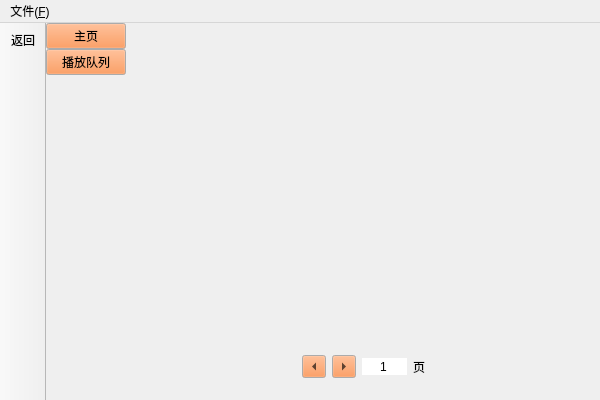
<?xml version="1.0" encoding="UTF-8"?>
<ui version="4.0">
 <class>MainWindowClass</class>
 <widget class="QMainWindow" name="MainWindowClass">
  <property name="geometry">
   <rect>
    <x>0</x>
    <y>0</y>
    <width>600</width>
    <height>400</height>
   </rect>
  </property>
  <property name="palette">
   <palette>
    <active>
     <colorrole role="Button">
      <brush brushstyle="SolidPattern">
       <color alpha="255">
        <red>255</red>
        <green>130</green>
        <blue>50</blue>
       </color>
      </brush>
     </colorrole>
    </active>
    <inactive>
     <colorrole role="Button">
      <brush brushstyle="SolidPattern">
       <color alpha="255">
        <red>255</red>
        <green>130</green>
        <blue>50</blue>
       </color>
      </brush>
     </colorrole>
    </inactive>
    <disabled>
     <colorrole role="Button">
      <brush brushstyle="SolidPattern">
       <color alpha="255">
        <red>255</red>
        <green>130</green>
        <blue>50</blue>
       </color>
      </brush>
     </colorrole>
    </disabled>
   </palette>
  </property>
  <property name="windowTitle">
   <string>MainWindow</string>
  </property>
  <widget class="QWidget" name="centralWidget">
   <layout class="QHBoxLayout" name="horizontalLayout" stretch="0,1">
    <property name="spacing">
     <number>0</number>
    </property>
    <property name="leftMargin">
     <number>0</number>
    </property>
    <property name="topMargin">
     <number>0</number>
    </property>
    <property name="rightMargin">
     <number>0</number>
    </property>
    <property name="bottomMargin">
     <number>0</number>
    </property>
    <item>
     <widget class="QWidget" name="dockWidget" native="true">
      <layout class="QGridLayout" name="gridLayout" rowstretch="0,0,1,0">
       <property name="leftMargin">
        <number>0</number>
       </property>
       <property name="topMargin">
        <number>0</number>
       </property>
       <property name="rightMargin">
        <number>0</number>
       </property>
       <property name="bottomMargin">
        <number>0</number>
       </property>
       <property name="spacing">
        <number>0</number>
       </property>
       <item row="0" column="1">
        <widget class="QPushButton" name="homePageButton">
         <property name="text">
          <string>主页</string>
         </property>
         <property name="checkable">
          <bool>true</bool>
         </property>
        </widget>
       </item>
       <item row="1" column="1">
        <widget class="QPushButton" name="playQueueButton">
         <property name="text">
          <string>播放队列</string>
         </property>
         <property name="checkable">
          <bool>true</bool>
         </property>
        </widget>
       </item>
       <item row="2" column="1">
        <spacer name="verticalSpacer">
         <property name="orientation">
          <enum>Qt::Orientation::Vertical</enum>
         </property>
         <property name="sizeHint" stdset="0">
          <size>
           <width>20</width>
           <height>252</height>
          </size>
         </property>
        </spacer>
       </item>
       <item row="3" column="0" colspan="3">
        <widget class="QFrame" name="frame">
         <property name="frameShape">
          <enum>QFrame::Shape::StyledPanel</enum>
         </property>
         <property name="frameShadow">
          <enum>QFrame::Shadow::Raised</enum>
         </property>
        </widget>
       </item>
      </layout>
     </widget>
    </item>
    <item>
     <widget class="QStackedWidget" name="stackedWidget">
      <property name="currentIndex">
       <number>0</number>
      </property>
      <widget class="QWidget" name="page">
       <layout class="QVBoxLayout" name="verticalLayout">
        <item>
         <widget class="QScrollArea" name="mediaViewScrollArea">
          <property name="frameShape">
           <enum>QFrame::Shape::NoFrame</enum>
          </property>
          <property name="verticalScrollBarPolicy">
           <enum>Qt::ScrollBarPolicy::ScrollBarAsNeeded</enum>
          </property>
          <property name="horizontalScrollBarPolicy">
           <enum>Qt::ScrollBarPolicy::ScrollBarAlwaysOff</enum>
          </property>
          <property name="widgetResizable">
           <bool>true</bool>
          </property>
          <widget class="QWidget" name="scrollAreaWidgetContents">
           <property name="geometry">
            <rect>
             <x>0</x>
             <y>0</y>
             <width>472</width>
             <height>303</height>
            </rect>
           </property>
           <layout class="QVBoxLayout" name="verticalLayout_2">
            <property name="spacing">
             <number>0</number>
            </property>
            <property name="leftMargin">
             <number>0</number>
            </property>
            <property name="topMargin">
             <number>0</number>
            </property>
            <property name="rightMargin">
             <number>0</number>
            </property>
            <property name="bottomMargin">
             <number>0</number>
            </property>
            <item>
             <widget class="MediaView" name="mediaView" native="true"/>
            </item>
           </layout>
          </widget>
         </widget>
        </item>
        <item>
         <widget class="QWidget" name="PageControllerWidget" native="true">
          <layout class="QHBoxLayout" name="horizontalLayout_2">
           <item>
            <spacer name="horizontalSpacer">
             <property name="orientation">
              <enum>Qt::Orientation::Horizontal</enum>
             </property>
             <property name="sizeHint" stdset="0">
              <size>
               <width>40</width>
               <height>20</height>
              </size>
             </property>
            </spacer>
           </item>
           <item>
            <widget class="QToolButton" name="toolButtonLeftPage">
             <property name="toolTip">
              <string>上一页</string>
             </property>
             <property name="text">
              <string>...</string>
             </property>
             <property name="arrowType">
              <enum>Qt::ArrowType::LeftArrow</enum>
             </property>
            </widget>
           </item>
           <item>
            <widget class="QToolButton" name="toolButtonRightPage">
             <property name="toolTip">
              <string>下一页</string>
             </property>
             <property name="text">
              <string>...</string>
             </property>
             <property name="arrowType">
              <enum>Qt::ArrowType::RightArrow</enum>
             </property>
            </widget>
           </item>
           <item>
            <widget class="QSpinBox" name="spinBoxCurrentPage">
             <property name="toolTip">
              <string>输入页号跳转</string>
             </property>
             <property name="frame">
              <bool>false</bool>
             </property>
             <property name="alignment">
              <set>Qt::AlignmentFlag::AlignCenter</set>
             </property>
             <property name="buttonSymbols">
              <enum>QAbstractSpinBox::ButtonSymbols::NoButtons</enum>
             </property>
             <property name="minimum">
              <number>1</number>
             </property>
             <property name="maximum">
              <number>1000000000</number>
             </property>
            </widget>
           </item>
           <item>
            <widget class="QLabel" name="label">
             <property name="text">
              <string>页</string>
             </property>
             <property name="alignment">
              <set>Qt::AlignmentFlag::AlignCenter</set>
             </property>
            </widget>
           </item>
           <item>
            <spacer name="horizontalSpacer_2">
             <property name="orientation">
              <enum>Qt::Orientation::Horizontal</enum>
             </property>
             <property name="sizeHint" stdset="0">
              <size>
               <width>40</width>
               <height>20</height>
              </size>
             </property>
            </spacer>
           </item>
          </layout>
         </widget>
        </item>
       </layout>
      </widget>
      <widget class="QWidget" name="page_2"/>
     </widget>
    </item>
   </layout>
  </widget>
  <widget class="QToolBar" name="mainToolBar">
   <property name="movable">
    <bool>false</bool>
   </property>
   <property name="allowedAreas">
    <set>Qt::ToolBarArea::LeftToolBarArea</set>
   </property>
   <property name="orientation">
    <enum>Qt::Orientation::Vertical</enum>
   </property>
   <property name="floatable">
    <bool>false</bool>
   </property>
   <attribute name="toolBarArea">
    <enum>LeftToolBarArea</enum>
   </attribute>
   <attribute name="toolBarBreak">
    <bool>false</bool>
   </attribute>
   <addaction name="actBack"/>
  </widget>
  <widget class="QMenuBar" name="menuBar">
   <property name="geometry">
    <rect>
     <x>0</x>
     <y>0</y>
     <width>600</width>
     <height>33</height>
    </rect>
   </property>
   <widget class="QMenu" name="menu">
    <property name="title">
     <string>文件(&amp;F)</string>
    </property>
    <addaction name="actOpenFile"/>
    <addaction name="actOpenDir"/>
    <addaction name="actOpenURL"/>
   </widget>
   <addaction name="menu"/>
  </widget>
  <action name="actOpenFile">
   <property name="text">
    <string>打开文件(&amp;F)</string>
   </property>
  </action>
  <action name="actOpenDir">
   <property name="text">
    <string>打开文件夹(&amp;D)</string>
   </property>
  </action>
  <action name="actOpenURL">
   <property name="text">
    <string>打开URL文件(&amp;U)</string>
   </property>
  </action>
  <action name="actBack">
   <property name="icon">
    <iconset resource="mainwindow.qrc">
     <normaloff>:/MainWindow/resource/images/icons/MingcuteBackFill.svg</normaloff>:/MainWindow/resource/images/icons/MingcuteBackFill.svg</iconset>
   </property>
   <property name="text">
    <string>返回</string>
   </property>
   <property name="menuRole">
    <enum>QAction::MenuRole::NoRole</enum>
   </property>
  </action>
  <action name="actLeftPage">
   <property name="text">
    <string>上一页</string>
   </property>
   <property name="menuRole">
    <enum>QAction::MenuRole::NoRole</enum>
   </property>
  </action>
  <action name="actRightPage">
   <property name="text">
    <string>下一页</string>
   </property>
   <property name="menuRole">
    <enum>QAction::MenuRole::NoRole</enum>
   </property>
  </action>
 </widget>
 <layoutdefault spacing="6" margin="11"/>
 <customwidgets>
  <customwidget>
   <class>MediaView</class>
   <extends>QWidget</extends>
   <header>mediaview.h</header>
   <container>1</container>
  </customwidget>
 </customwidgets>
 <resources>
  <include location="mainwindow.qrc"/>
 </resources>
 <connections/>
</ui>
